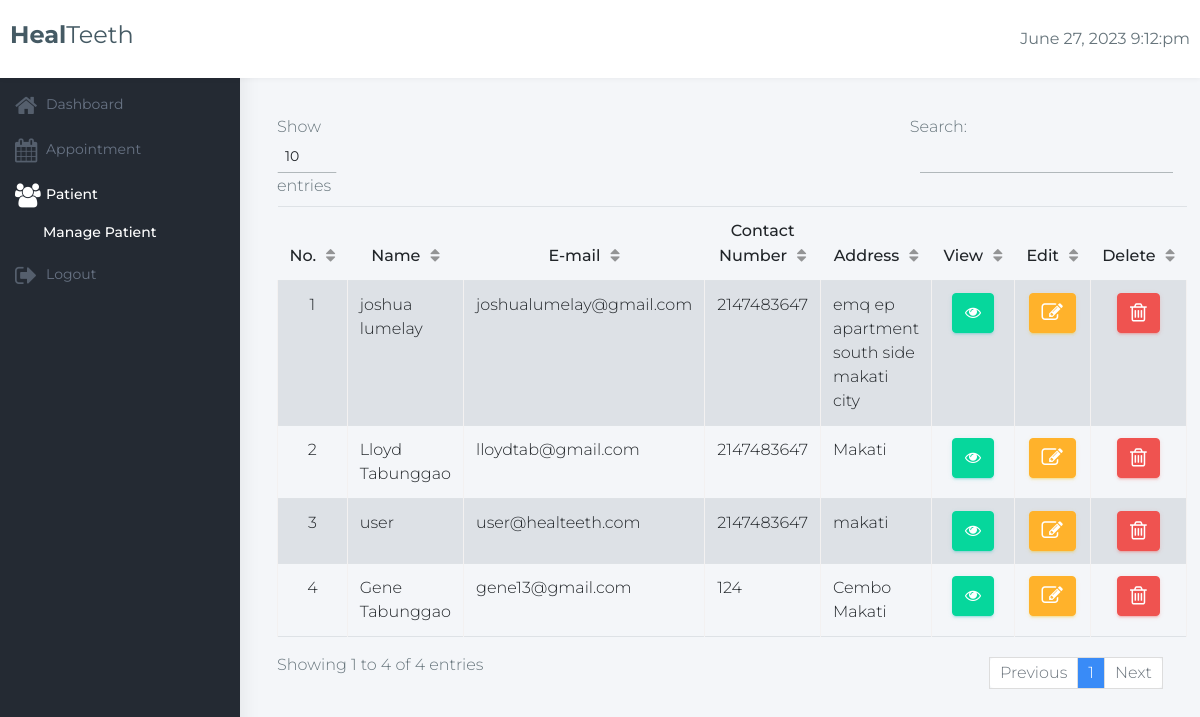
Page /staffmanage_patient.php (signed in) on the earlier database version.
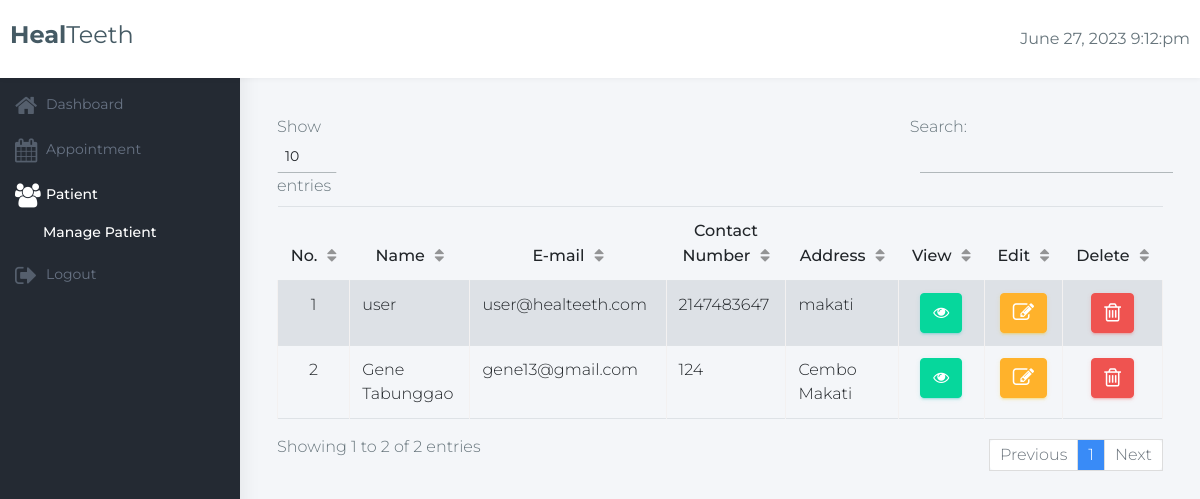
Same page on the later database version.
### tables this page shows
CREATE TABLE `user` (
  `id` int(11) NOT NULL,
  `full_name` varchar(100) NOT NULL,
  `email_address` varchar(100) NOT NULL,
  `password` varchar(100) NOT NULL,
  `contact_number` int(100) NOT NULL,
  `full_address` varchar(100) NOT NULL,
  `role` varchar(11) NOT NULL DEFAULT 'Patient'
);

### staffmanage_patient.php (the view, shortened to what the changed rows need)
<?php
include('config.php');
?>
<!DOCTYPE html>
<html lang="en">
  <head>
    <link
      href="assets/plugins/bootstrap/css/bootstrap.min.css"
      rel="stylesheet"
    />
    <link href="css/style.css" rel="stylesheet" />
    <link href="css/colors/default-dark.css" id="theme" rel="stylesheet" />
    <link rel="stylesheet" href="assets/plugins/font-awesome/css/font-awesome.min.css">
  </head>
  <body class="fix-header card-no-border fix-sidebar">
      <?php
        include 'includes/topheader.php';
        include 'includes/sidebar_staff.php';
      ?>
      <div class="page-wrapper">
        <div class="container-fluid">
          <div class="container">
        <table class="table table-bordered table-striped table-hover" id="myTable">
        <thead>
            <tr>
               <th class="text-center" scope="col">No.</th>
                <th class="text-center" scope="col">Name</th>
                <th class="text-center" scope="col">E-mail</th>
                <th class="text-center" scope="col">Contact Number</th>
                <th class="text-center" scope="col">Address</th>
                <th class="text-center" scope="col">View</th>
                <th class="text-center" scope="col">Edit</th>
                <th class="text-center" scope="col">Delete</th>
            </tr>
        </thead>
            <?php
            $get_data = "SELECT * FROM user WHERE role='Patient' order by 1 desc";
            $run_data = mysqli_query($con,$get_data);
            $i = 0;
            while($row = mysqli_fetch_array($run_data))
            {
                $sl = ++$i;
                $id = $row['id'];
                $name = $row['full_name'];
                $email = $row['email_address'];
                $c_num = $row['contact_number'];
                $address = $row['full_address'];
                echo "
                <tr>
                <td class='text-center'>$sl</td>
                <td class='text-left'>$name</td>
                <td class='text-left'>$email</td>
                <td class='text-left'>$c_num</td>
                <td class='text-left'>$address</td>
                <td class='text-center'>
                    <span>
                    <a href='#' class='btn btn-success mr-3 profile' data-toggle='modal' data-target='#view$id' title='Prfile'><i class='fa fa-eye' aria-hidden='true'></i></a>
                    </span>
                </td>
                <td class='text-center'>
                    <span>
                    <a href='#' class='btn btn-warning mr-3 edituser' data-toggle='modal' data-target='#edit$id' title='Edit'><i class='fa fa-pencil-square-o fa-lg'></i></a>
                    </span>
                </td>
                <td class='text-center'>
                    <span>
                        <a href='#' class='btn btn-danger deleteuser' title='Delete'>
                             <i class='fa fa-trash-o fa-lg' data-toggle='modal' data-target='#$id' style='' aria-hidden='true'></i>
                        </a>
                    </span>
                </td>
            </tr>
                ";
            }
            ?>
        </table>
    </div>
<?php
$get_data = "SELECT * FROM user WHERE role='Patient' ";
$run_data = mysqli_query($con,$get_data);
while($row = mysqli_fetch_array($run_data))
{
    $id = $row['id'];
    $fname = $row['full_name'];
    $pemail = $row['email_address'];
    $pc_num = $row['contact_number'];
    $padd = $row['full_address'];
    echo "
<div id='edit$id' class='modal fade' role='dialog'>
  <div class='modal-dialog'>
    <div class='modal-content'>
      <div class='modal-header'>
             <button type='button' class='close' data-dismiss='modal'>&times;</button>
             <h4 class='modal-title text-center'>Edit your Data</h4>
      </div>
      <div class='modal-body'>
        <form action='edit_patient.php?id=$id' method='post' enctype='multipart/form-data'>
        <div class='form-row'>
            <div class='form-group col-md-12'>
                <label for='fname'>Full Name</label>
                <input type='text' class='form-control' name='f_name' placeholder='Enter Full Name' value='$fname'>
            </div>
            <div class='form-group col-md-12'>
                <label for='email'>E-mail</label>
                <input type='text' class='form-control' name='e_mail' placeholder='Enter Email' value='$pemail'>
            </div>
            <div class='form-group col-md-12'>
                <label for='cnum'>Contact Number</label>
                <input type='text' class='form-control' name='c_num' placeholder='Enter Contact Number' value='$pc_num'>
            </div>
            <div class='form-group col-md-12'>
                <label for='address'>Address</label>
                <input type='text' class='form-control' name='a_ddress' placeholder='Enter Address' value='$padd'>
            </div>
        </div>
        <div class='modal-footer'>
             <input type='submit' name='submit' class='btn btn-info btn-large' value='Submit'>
             <button type='button' class='btn btn-secondary' data-dismiss='modal'>Close</button>
        </div>
        </form>
      </div>
    </div>
    </div>
    </div>
</div>
    ";
}
?>
  </body>
</html>

Differences in the rows shown:
removed user: sl "1", full_name "joshua lumelay", email_address "joshualumelay@gmail.com", contact_number "2147483647", full_address "emq ep apartment south side makati city"
removed user: sl "2", full_name "Lloyd Tabunggao", email_address "lloydtab@gmail.com", contact_number "2147483647", full_address "Makati"
computed for user "user": sl "3" → "1"
computed for user "Gene Tabunggao": sl "4" → "2"
Other differences:
text written by a page script: "Show entries Search: Showing 1 to 4 of 4 entries Previous 1 Next" → "Show entries Search: Showing 1 to 2 of 2 entries Previous 1 Next"
